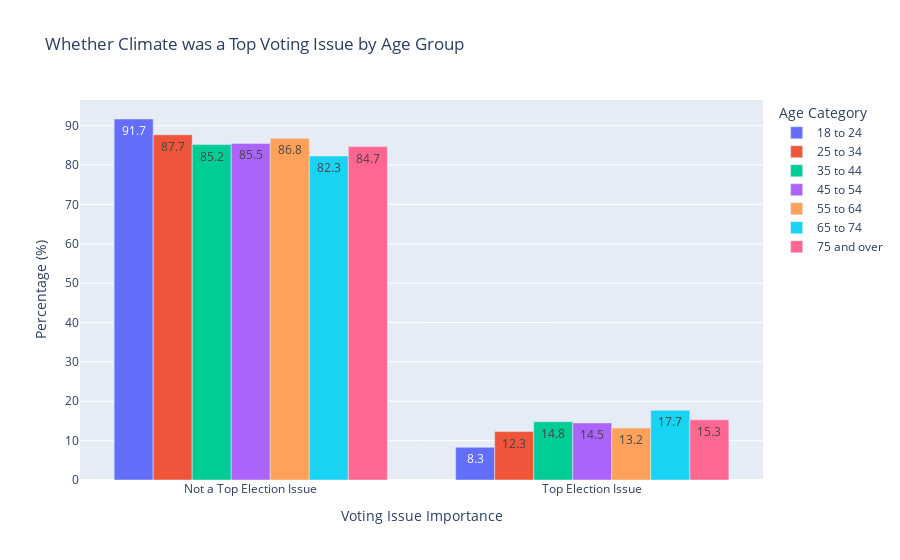

The notebook cell saved with this chart:
### Code cell
#Reset index to make Age Category a column
votingimport_plot = votingimport_percent_pivot.reset_index()
votingimport_plot = votingimport_plot.rename(columns={'index': 'Age Category'})

#Melt the data from wide to long format so that it can be interpreted by Plotly
votingimport_melt = pd.melt(
    votingimport_plot,
    id_vars=['Age Category'],
    value_vars=['Not a Top Election Issue', 'Top Election Issue'],
    var_name='Voting Issue Importance',
    value_name='Percentage (%)')

#Create the bar chart 
votingimport_fig = px.bar(
    votingimport_melt,
    x='Voting Issue Importance',          
    y='Percentage (%)',                 
    color='Age Category',           
    barmode='group',                
    title='Whether Climate was a Top Voting Issue by Age Group',
    text_auto='.1f')

# Show the plot
votingimport_fig.show()

### Figure 1 — Plotly figure (JSON) as saved in the notebook; plotly's stock layout.template omitted (floating-point values rounded to 4 significant figures)
{"data": [{"alignmentgroup": "True", "hovertemplate": "Age Category=18 to 24<br>Voting Issue Importance=%{x}<br>Percentage (%)=%{y}<extra></extra>", "legendgroup": "18 to 24", "marker": {"color": "#636efa", "pattern": {"shape": ""}}, "name": "18 to 24", "offsetgroup": "18 to 24", "orientation": "v", "showlegend": true, "textposition": "auto", "texttemplate": "%{y:.1f}", "type": "bar", "x": ["Not a Top Election Issue", "Top Election Issue"], "xaxis": "x", "y": [91.7, 8.3], "yaxis": "y"}, {"alignmentgroup": "True", "hovertemplate": "Age Category=25 to 34<br>Voting Issue Importance=%{x}<br>Percentage (%)=%{y}<extra></extra>", "legendgroup": "25 to 34", "marker": {"color": "#EF553B", "pattern": {"shape": ""}}, "name": "25 to 34", "offsetgroup": "25 to 34", "orientation": "v", "showlegend": true, "textposition": "auto", "texttemplate": "%{y:.1f}", "type": "bar", "x": ["Not a Top Election Issue", "Top Election Issue"], "xaxis": "x", "y": [87.7, 12.3], "yaxis": "y"}, {"alignmentgroup": "True", "hovertemplate": "Age Category=35 to 44<br>Voting Issue Importance=%{x}<br>Percentage (%)=%{y}<extra></extra>", "legendgroup": "35 to 44", "marker": {"color": "#00cc96", "pattern": {"shape": ""}}, "name": "35 to 44", "offsetgroup": "35 to 44", "orientation": "v", "showlegend": true, "textposition": "auto", "texttemplate": "%{y:.1f}", "type": "bar", "x": ["Not a Top Election Issue", "Top Election Issue"], "xaxis": "x", "y": [85.2, 14.8], "yaxis": "y"}, {"alignmentgroup": "True", "hovertemplate": "Age Category=45 to 54<br>Voting Issue Importance=%{x}<br>Percentage (%)=%{y}<extra></extra>", "legendgroup": "45 to 54", "marker": {"color": "#ab63fa", "pattern": {"shape": ""}}, "name": "45 to 54", "offsetgroup": "45 to 54", "orientation": "v", "showlegend": true, "textposition": "auto", "texttemplate": "%{y:.1f}", "type": "bar", "x": ["Not a Top Election Issue", "Top Election Issue"], "xaxis": "x", "y": [85.5, 14.5], "yaxis": "y"}, {"alignmentgroup": "True", "hovertemplate": "Age Category=55 to 64<br>Voting Issue Importance=%{x}<br>Percentage (%)=%{y}<extra></extra>", "legendgroup": "55 to 64", "marker": {"color": "#FFA15A", "pattern": {"shape": ""}}, "name": "55 to 64", "offsetgroup": "55 to 64", "orientation": "v", "showlegend": true, "textposition": "auto", "texttemplate": "%{y:.1f}", "type": "bar", "x": ["Not a Top Election Issue", "Top Election Issue"], "xaxis": "x", "y": [86.8, 13.2], "yaxis": "y"}, {"alignmentgroup": "True", "hovertemplate": "Age Category=65 to 74<br>Voting Issue Importance=%{x}<br>Percentage (%)=%{y}<extra></extra>", "legendgroup": "65 to 74", "marker": {"color": "#19d3f3", "pattern": {"shape": ""}}, "name": "65 to 74", "offsetgroup": "65 to 74", "orientation": "v", "showlegend": true, "textposition": "auto", "texttemplate": "%{y:.1f}", "type": "bar", "x": ["Not a Top Election Issue", "Top Election Issue"], "xaxis": "x", "y": [82.3, 17.7], "yaxis": "y"}, {"alignmentgroup": "True", "hovertemplate": "Age Category=75 and over<br>Voting Issue Importance=%{x}<br>Percentage (%)=%{y}<extra></extra>", "legendgroup": "75 and over", "marker": {"color": "#FF6692", "pattern": {"shape": ""}}, "name": "75 and over", "offsetgroup": "75 and over", "orientation": "v", "showlegend": true, "textposition": "auto", "texttemplate": "%{y:.1f}", "type": "bar", "x": ["Not a Top Election Issue", "Top Election Issue"], "xaxis": "x", "y": [84.7, 15.3], "yaxis": "y"}], "layout": {"barmode": "group", "legend": {"title": {"text": "Age Category"}, "tracegroupgap": 0}, "title": {"text": "Whether Climate was a Top Voting Issue by Age Group"}, "xaxis": {"anchor": "y", "domain": [0, 1], "title": {"text": "Voting Issue Importance"}}, "yaxis": {"anchor": "x", "domain": [0, 1], "title": {"text": "Percentage (%)"}}}}
